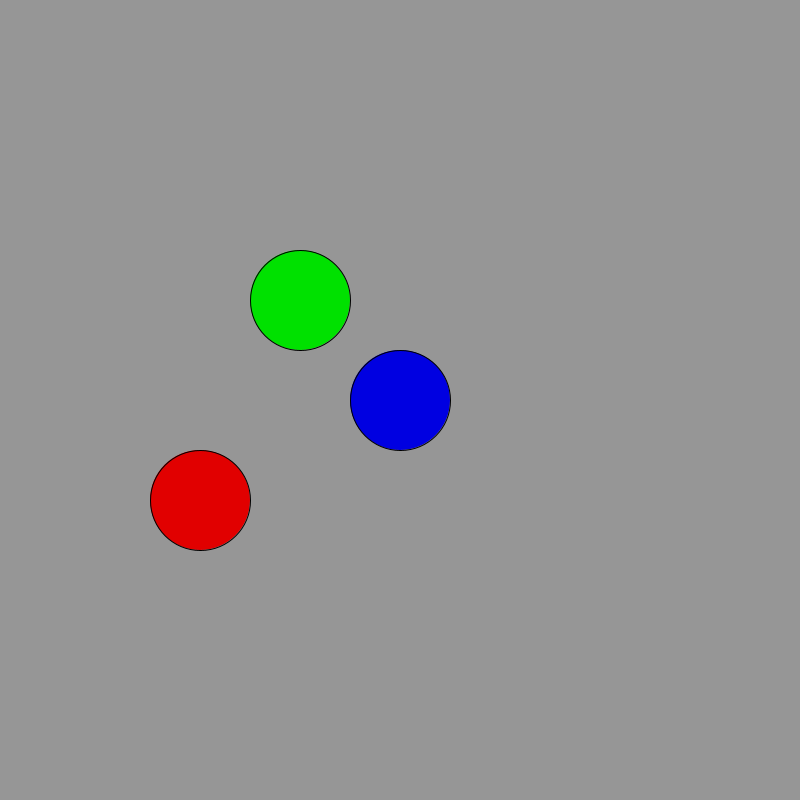
Frame 1 (no input)
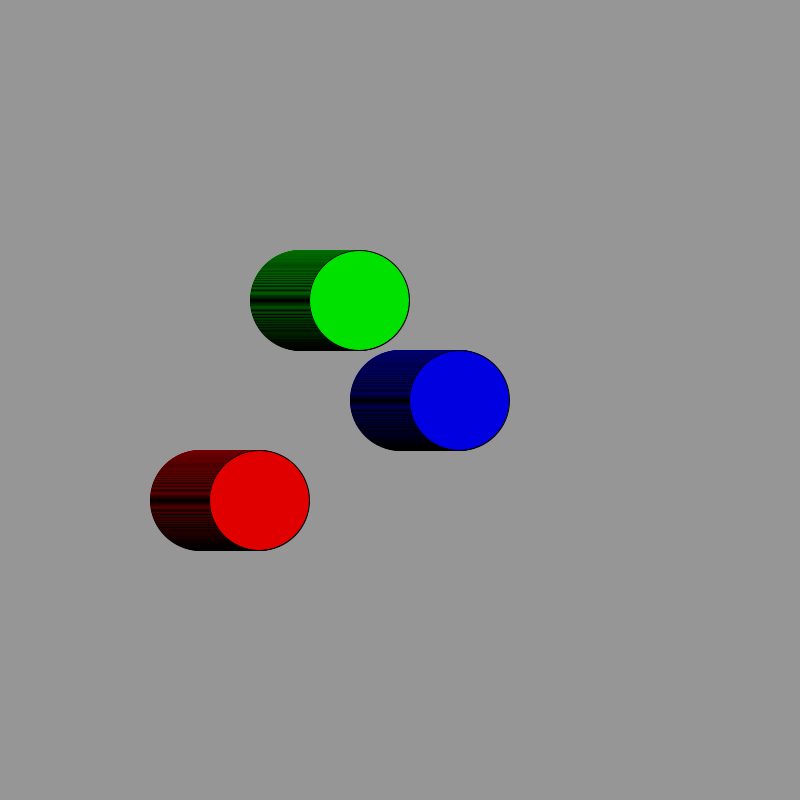
Frame 60 (the mouse pressed at the canvas centre just before this capture)
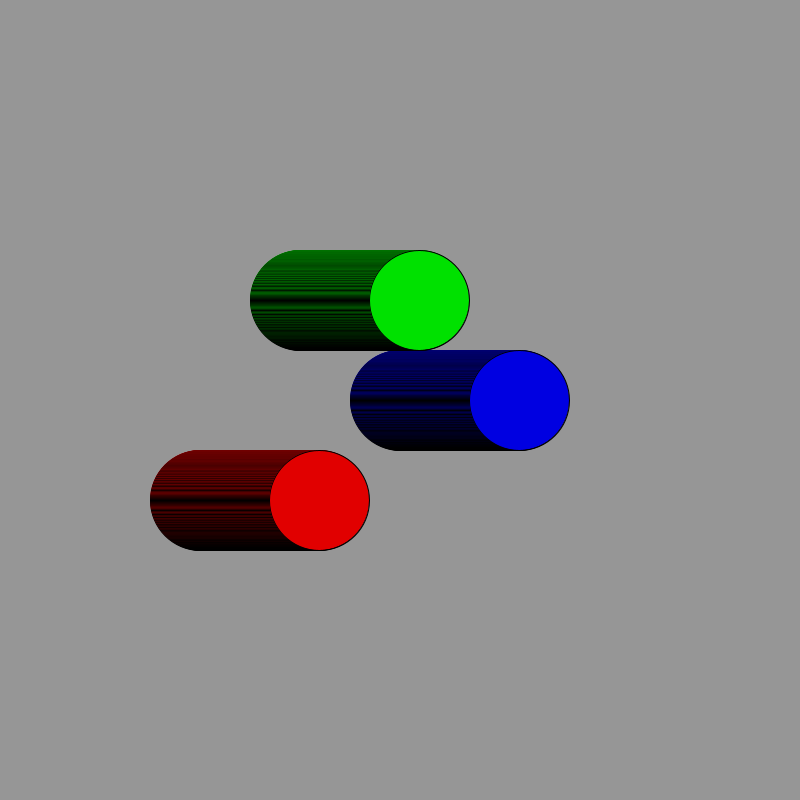
Frame 120 (the mouse held since frame 60 and released just before this capture)

The Processing sketch that drew these frames (run headless with seeded random() and noise(); from frame 60 on, the mouse is pressed at the canvas centre):

// Processing sketch: bouncing_spheres
// ── bouncing_spheres.pde
int x1 = 400;
int grow1 = 1;
int x2 = 300;
int grow2 = 1;
int x3 = 200;
int grow3 = 1;


void setup()
{
  size(800,800);
  background(150);
  smooth();
}


void draw()
{
  fill(0,0,225);
  ellipse(x1,400,100,100);
  x1 = x1 + grow1;
  
  if((x1 >= width - 54) || (x1 <= 54))
  {
    grow1 = grow1 * -1;
  }
  
  fill(0,225,0);
  ellipse(x2,300,100,100);
  x2 = x2  + grow2;
  
  if((x2 >= width - 54) || (x2 <= 54))
  {
    grow2 = grow2 * -1;
  }
  
  fill(225,0,0);
  ellipse(x3,500,100,100);
  x3 = x3 + grow3;
  
  if((x3 >= width - 54) || (x3 <= 54))
  {
    grow3 = grow3 * -1;
  }  
}  
